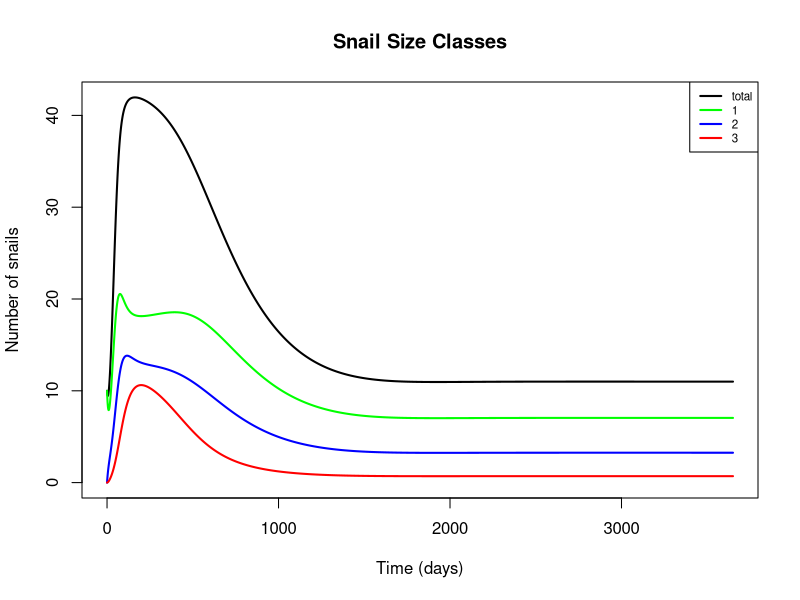
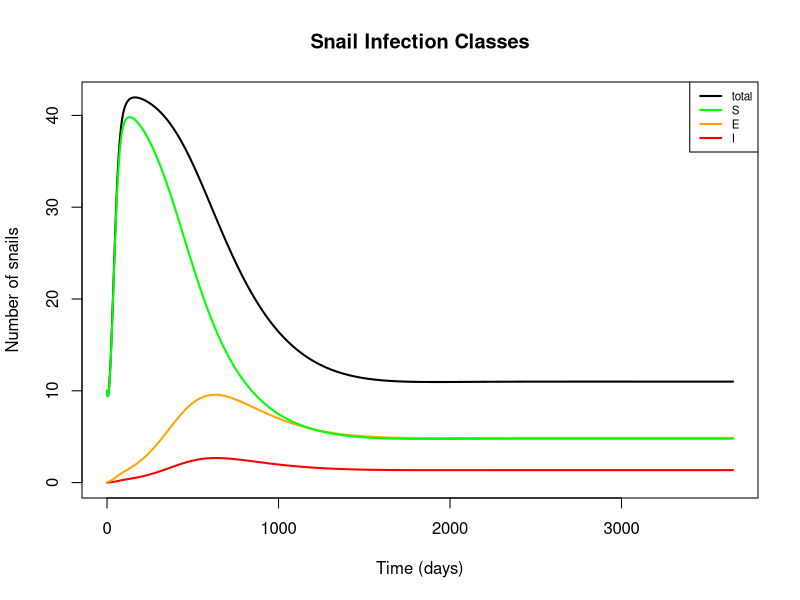
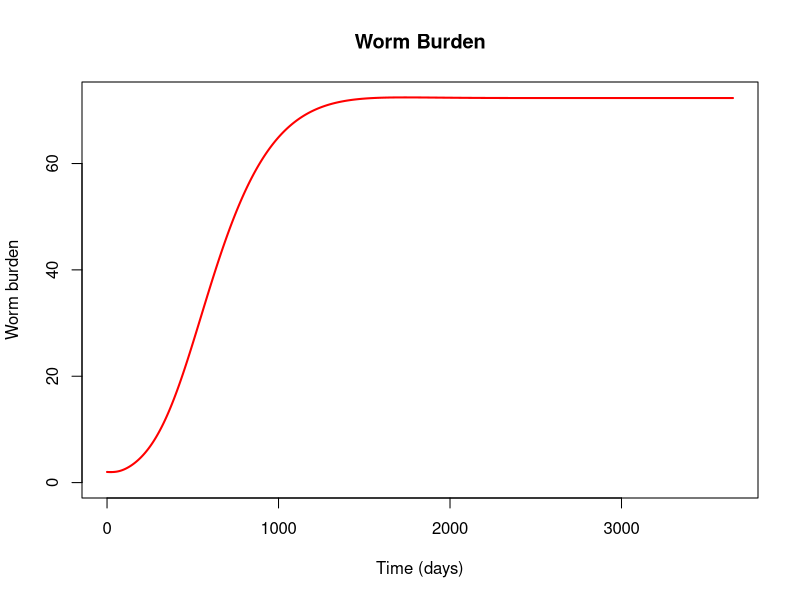
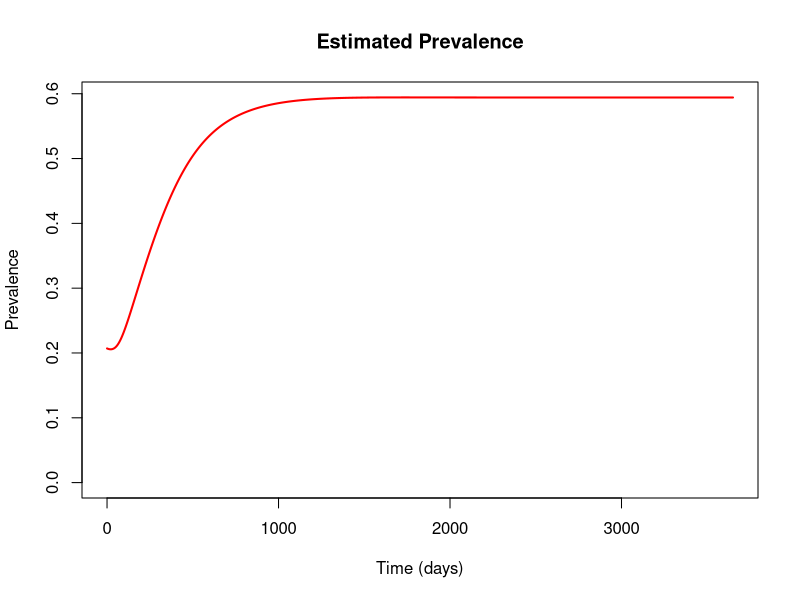
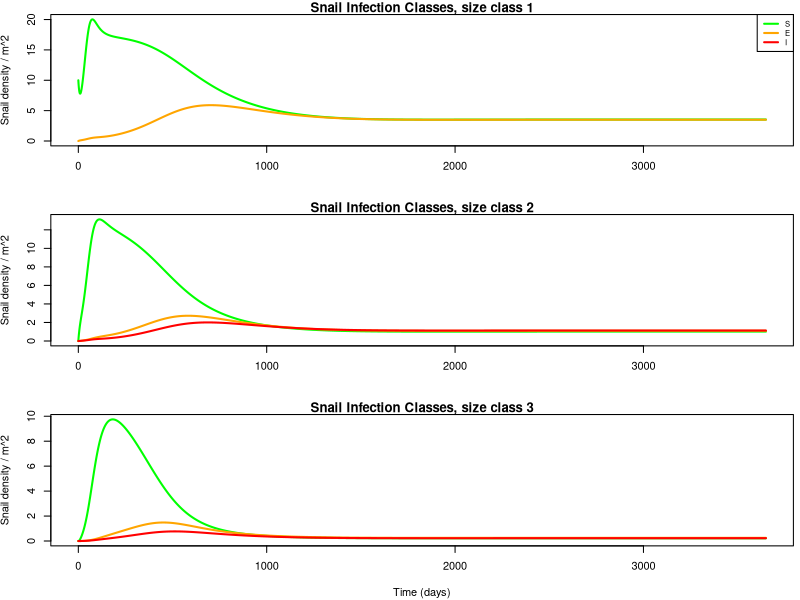

Source code (R) for these figures, in order:
## Epidemiological model including snail size classes; no predation

## To-do list:
  # Continue tuning infection parameters, draw estimates from literature as necessary
  # May want to consider a few aspects of snail dynamics further, e.g.: 
      # Should small snails be able to get infected at all?
      # Should exposed snails be able to reproduce at a reduced rate?
      # Should growth rates differ by infection status?
      # Think a little more about diagonal transitions
      # Reconsider area scaling
  # Come up with R0 expression?

require(deSolve)

snail_epi = function(t, n, parameters) { 
  with(as.list(parameters),{
    
    S1=n[1]
    S2=n[2]
    S3=n[3]
    E1=n[4]
    E2=n[5]
    E3=n[6]
    I2=n[7]
    I3=n[8]
    W=n[9]
    
    S = S1+S2+S3    # Total susceptible snails
    E = E1+E2+E3    # Total exposed snails
    I = I2+I3       # Total infected snails
    N = S+E+I       # Total number of snails
    M = m*0.5*W     # Miracidial density per person as a function of mean worm burden (W) and miracidial shedding rate (m)
    rho = g2/sigma  # Fraction of E2 snails that transition directly to I3
    
    dS1dt = f*(1-N/(Kn*A))*(S2+S3+z*(E2+E3)) - muN1*S1 - psi1*S1 - g1*S1 - (beta)*M*H*S1
    
    dS2dt = g1*S1 - muN2*S2 - psi2*S2 - g2*S2 - (beta)*M*H*S2
    
    dS3dt = g2*S2 - muN3*S3 - psi3*S3 - (beta)*M*H*S3
    
    dE1dt = (beta)*M*H*S1 - muN1*E1 - psi1*E1 - sigma*E1
    
    dE2dt = (beta)*M*H*S2 - muN2*E2 - psi2*E2 - sigma*E2
    
    dE3dt = (beta)*M*H*S3 - muN3*E3 - psi3*E3 - sigma*E3
    
    dI2dt = sigma*E1 + sigma*(1-rho)*E2 - (muN2 + muI)*I2 - psi2*I2
    
    dI3dt = sigma*rho*E2 + sigma*E3 - (muN3 + muI)*I3 - psi3*I3
    
    dWdt = lambda*I2/A + theta*lambda*I3/A - (muW + muH)*W
    
    
    return(list(c(dS1dt, dS2dt, dS3dt, dE1dt, dE2dt, dE3dt, dI2dt, dI3dt, dWdt)))
  }) 
} 

# Set initial values and parameters
area = 1
nstart = c(S1 = 10*area, S2 = 0, S3 = 0, E1 = 0, E2 = 0, E3 = 0, I2 = 0, I3 = 0, W = 2)
time = seq(0,365*10,1)

parameters=c(
  ## Location parameters
  A = area,          # Area of site of interest, m^2
  H = 1000,          # Human population at site of interest
  
  ## Reproductive parameters
  f = 0.26,          # Birth rate of adult snails (snails/reproductive snail/day, including survival to detection; more like a recruitment rate)
  Kn = 50,           # Carrying capacity of snails (snails/m^2), from Sokolow et al. 2015
  z = 0.5,           # Fraction of exposed snails that can reproduce, from Sokolow et al. 2015
  
  ## Snail mortality parameters
  muN1 = 1/40,       # Natural mortality rate of small snails (deaths/snail/day; assume mean lifespan = 50 days)
  muN2 = 1/50,       # Natural mortality rate of medium snails (deaths/snail/day; assume mean lifespan = 50 days)
  muN3 = 1/60,       # Natural mortality rate of large snails (deaths/snail/day; assume mean lifespan = 50 days)
  muI = 1/10,        # Additional mortality rate of shedding snails as a result of infection, from Sokolow et al. 2015
  
  ## Predation parameters
  psi1 = 0,          # Predation rate of prawns on small snails, ignored in this model
  psi2 = 0,          # Predation rate of prawns on medium snails, ignored in this model
  psi3 = 0,          # Predation rate of prawns on large snails, ignored in this model
  
  ## Snail growth parameters
  g1 = 1/37,         # Growth rate of small snails (size class transition rate, in terms of days to grow 4mm; adapted from McCreesh et al. 2014, assuming water temp. of 25 C)
  g2 = 1/62,         # Growth rate of medium snails (size class transition rate, in terms of days to grow 4mm; adapted from McCreesh et al. 2014, assuming water temp. of 25 C)
  
  ## Infection parameters
  beta = 2e-6,       # Human-to-snail infection probability in reference area (infected snails/miracidia/snail/day); adjusted from Sokolow et al. 2015 (original value: 4e-6)
  m = 0.8,           # Miracidial shedding rate per adult female worm divided by miracidial mortality; from Sokolow et al. 2015
  sigma = 1/30,      # Latent period for exposed snails (infectious snails/exposed snail/day); adjusted from Sokolow et al. 2015 (original value: 1/50)
  lambda = 4e-2,     # Snail-to-human infection probability scaled to 1 m^2 (composite including cercarial shedding, mortality, infection, survival to patency); adjusted from Sokolow et al. 2015 (original value: 0.1)
  theta = 2,         # Scale factor describing increase in cercarial shedding rate in larger snails; from Chu & Dawood 1970 (estimated to be between 2 and 10)
  
  ## Schisto mortality parameters
  muW = 1/(3.3*365), # Natural mortality rate of adult worms in humans, assuming average lifespan of 3.3 years, from Sokolow et al. 2015
  muH = 1/(60*365)   # Natural mortality of humans (contributing to worm mortality), assuming average lifespan of 60 years, from Sokolow et al. 2015
)


# Run & plot
output_s.epi = as.data.frame(ode(nstart,time,snail_epi,parameters))
output_s.epi$S.t = output_s.epi$S1 + output_s.epi$S2 + output_s.epi$S3                # Total susceptible snails
output_s.epi$E.t = output_s.epi$E1 + output_s.epi$E2 + output_s.epi$E3                # Total exposed snails 
output_s.epi$I.t = output_s.epi$I2 + output_s.epi$I3                                  # Total infected snails
output_s.epi$N.t = output_s.epi$S.t + output_s.epi$E.t + output_s.epi$I.t             # Total snails
output_s.epi$t.1 = output_s.epi$S1 + output_s.epi$E1                                  # Total snails of size class 1
output_s.epi$t.2 = output_s.epi$S2 + output_s.epi$E2 + + output_s.epi$I2              # Total snails of size class 2
output_s.epi$t.3 = output_s.epi$S3 + output_s.epi$E3 + + output_s.epi$I3              # Total snails of size class 3
output_s.epi$prev = pnbinom(2, size = 0.2, mu = output_s.epi$W, lower.tail = FALSE)   # Estimated prevalence, using a negative binomial dist. with k = 0.2 (fitted from EPLS data)
  
opar<-par()

plot(x = output_s.epi$time, y = output_s.epi$N.t, type = 'l', col = 'black', lwd=2, xlab = 'Time (days)', 
     ylab = 'Number of snails', ylim = c(0,max(output_s.epi$N.t)),
     main = 'Snail Size Classes')
  lines(output_s.epi$time, output_s.epi$t.1, col = 'green', lwd = 2)
  lines(output_s.epi$time, output_s.epi$t.2, col = 'blue', lwd = 2)
  lines(output_s.epi$time, output_s.epi$t.3, col = 'red', lwd = 2)
  legend('topright', legend = c('total', '1', '2', '3'), lwd = 2, col = c('black', 'green', 'blue', 'red'), cex = 0.7)
  
plot(x = output_s.epi$time, y = output_s.epi$N.t, type = 'l', col = 'black', lwd=2, xlab = 'Time (days)', 
     ylab = 'Number of snails', ylim = c(0,max(output_s.epi$N.t)), 
     main = 'Snail Infection Classes')
  lines(output_s.epi$time, output_s.epi$I.t, col = 'red', lwd = 2)
  lines(output_s.epi$time, output_s.epi$E.t, col = 'orange', lwd = 2)
  lines(output_s.epi$time, output_s.epi$S.t, col = 'green', lwd = 2)
  legend('topright', legend = c('total', 'S', 'E', 'I'), lwd = 2, col = c('black', 'green', 'orange', 'red'), cex = 0.7)

plot(x = output_s.epi$time, y = output_s.epi$W, type = 'l', col = 'red', lwd=2, xlab = 'Time (days)', 
     ylab = 'Worm burden', ylim = c(0,max (output_s.epi$W)),
     main = 'Worm Burden')

plot(x = output_s.epi$time, y = output_s.epi$prev, type = 'l', col = 'red', lwd=2, xlab = 'Time (days)', 
     ylab = 'Prevalence', ylim = c(0,max (output_s.epi$prev)),
     main = 'Estimated Prevalence')

par(mfrow = c(3,1), mar = c(4,3.75,1,0.4)+0.1)

plot(x = output_s.epi$time, y = output_s.epi$S1, type = 'l', col = 'green', lwd=2, 
     xlab = '', ylab = 'Snail density / m^2', 
     ylim = c(0,max(output_s.epi$S1)),
     main = 'Snail Infection Classes, size class 1')
  lines(output_s.epi$time, output_s.epi$E1, col = 'orange', lwd = 2)
  legend('topright', legend = c('S', 'E', 'I'), lwd = 2, col = c('green', 'orange', 'red'), cex = 0.7)
  
plot(x = output_s.epi$time, y = output_s.epi$S2, type = 'l', col = 'green', lwd=2,
     xlab = '', ylab = 'Snail density / m^2', 
     ylim = c(0,max(output_s.epi$S2)),
     main = 'Snail Infection Classes, size class 2')
  lines(output_s.epi$time, output_s.epi$E2, col = 'orange', lwd = 2)
  lines(output_s.epi$time, output_s.epi$I2, col = 'red', lwd = 2)
  
plot(x = output_s.epi$time, y = output_s.epi$S3, type = 'l', col = 'green', lwd=2, 
     xlab = 'Time (days)', ylab = 'Snail density / m^2', 
     ylim = c(0,max(output_s.epi$S3)),
     main = 'Snail Infection Classes, size class 3')
  lines(output_s.epi$time, output_s.epi$E3, col = 'orange', lwd = 2)
  lines(output_s.epi$time, output_s.epi$I3, col = 'red', lwd = 2)

  par(opar) #Return to default plot settings
